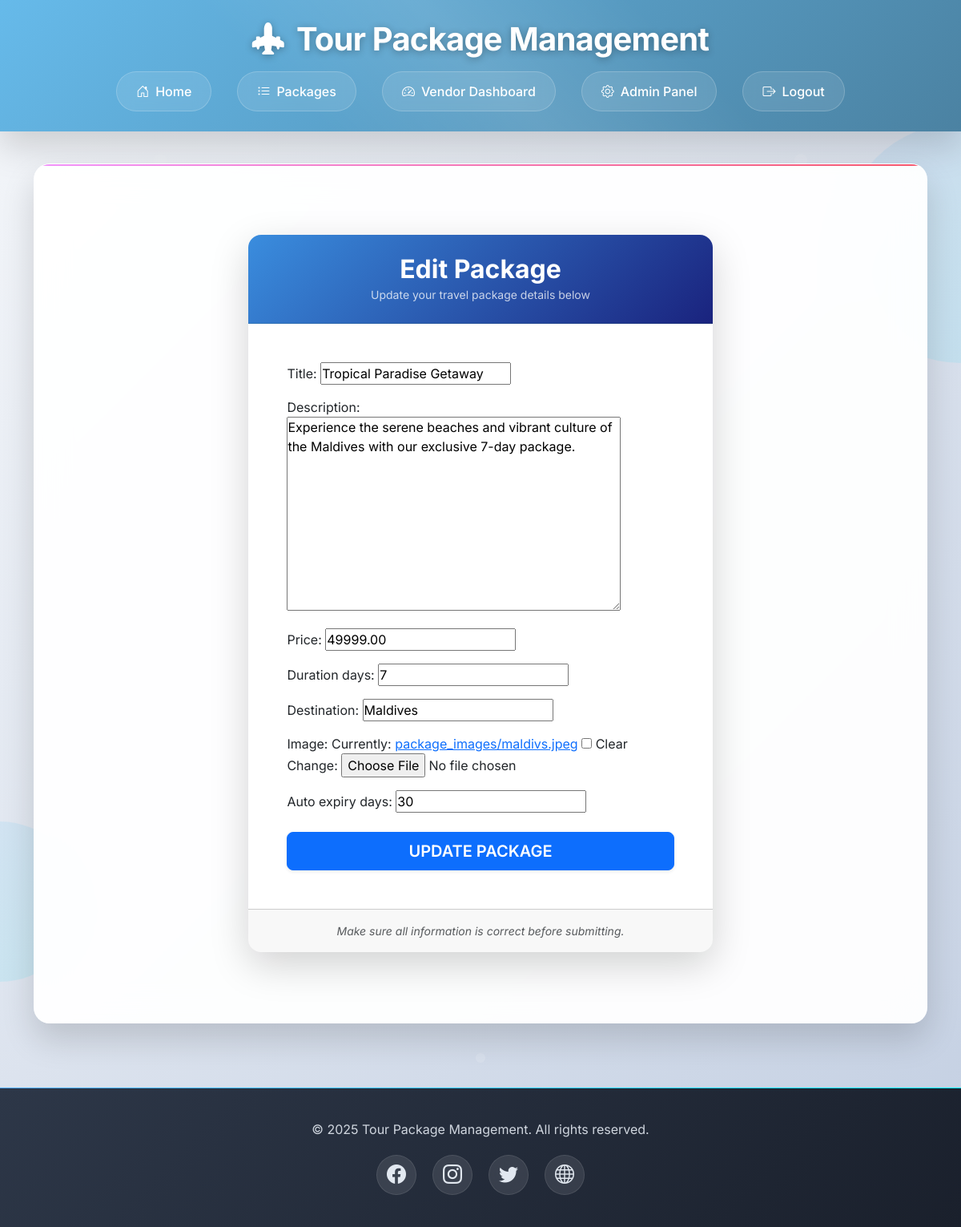
/vendor/edit/3/ (signed in), run on the app's committed database.
### travel/models.py (models this page shows, shortened)
class Package(models.Model):
    vendor = models.ForeignKey(User, on_delete=models.CASCADE, related_name='vendor_packages')
    title = models.CharField(max_length=200)
    description = models.TextField()
    price = models.DecimalField(max_digits=10, decimal_places=2)
    duration_days = models.IntegerField()
    destination = models.CharField(max_length=100)
    image = models.ImageField(upload_to='package_images/', null=True, blank=True)
    created_at = models.DateTimeField(auto_now_add=True)
    auto_expiry_days = models.IntegerField(default=30)
    approved = models.BooleanField(default=False)

### travel/views.py (the view)
# urls.py: path('vendor/edit/<int:pk>/', views.edit_package, name='edit_package'),
@login_required
def edit_package(request, pk):
    package = get_object_or_404(Package, pk=pk, vendor=request.user)
    if request.method == 'POST':
        form = PackageForm(request.POST, request.FILES, instance=package)
        if form.is_valid():
            form.save()
            messages.success(request, "Package updated successfully.")
            return redirect('vendor_dashboard')
    else:
        form = PackageForm(instance=package)
    return render(request, 'travel/edit_package.html', {'form': form})

### travel/forms.py
class PackageForm(forms.ModelForm):
    class Meta:
        model = Package
        exclude = ['vendor', 'created_at', 'approved']

### travel/templates/travel/edit_package.html (shortened to what this page needs)
{% extends 'travel/base.html' %}
{% block content %}
<div class="container my-5">
  <div class="row justify-content-center">
    <div class="col-lg-7 col-md-9">
      <div class="card border-0 shadow-lg rounded-4">
        <div class="card-header bg-gradient-primary text-white text-center py-4 rounded-top-4">
          <h2 class="mb-0 fw-bold">Edit Package</h2>
          <small class="opacity-75">Update your travel package details below</small>
        </div>
        <div class="card-body p-5">
          <form method="post" enctype="multipart/form-data" novalidate>
            {{ form.as_p }}
            <div class="d-grid mt-4">
              <button type="submit" class="btn btn-primary btn-lg shadow-sm text-uppercase fw-semibold">
                Update Package
              </button>
            </div>
          </form>
        </div>
        <div class="card-footer text-center text-muted small fst-italic py-3 rounded-bottom-4">
          Make sure all information is correct before submitting.
        </div>
      </div>
    </div>
  </div>
</div>
{% endblock %}

### travel/templates/travel/base.html (style rules this page uses)
:root { --primary-gradient: linear-gradient(135deg, #66baea 0%, #4b82a2 100%); --secondary-gradient: linear-gradient(135deg, #f093fb 0%, #f5576c 100%); --accent-gradient: linear-gradient(135deg, #4facfe 0%, #00f2fe 100%); --dark-gradient: linear-gradient(135deg, #2d3748 0%, #1a202c 100%); --glass-bg: rgba(255, 255, 255, 0.1); --glass-border: rgba(255, 255, 255, 0.2); --text-primary: #2d3748; --text-secondary: #4a5568; --shadow-light: 0 10px 25px rgba(0, 0, 0, 0.1); --shadow-medium: 0 20px 40px rgba(0, 0, 0, 0.15); --shadow-heavy: 0 30px 60px rgba(0, 0, 0, 0.2); }
* { margin: 0; padding: 0; box-sizing: border-box; }
body { font-family: 'Inter', sans-serif; background: linear-gradient(135deg, #f5f7fa 0%, #c3cfe2 100%); min-height: 100vh; overflow-x: hidden; position: relative; }
body::before { content: ''; position: fixed; top: 0; left: 0; width: 100%; height: 100%; pointer-events: none; z-index: -1; animation: float 20s ease-in-out infinite; }

### travel/templates/travel/edit_package.html (style rules this page uses)
.bg-gradient-primary { background: linear-gradient(135deg, #3a8dde 0%, #1a237e 100%); }

### data on the page
Package: title "Tropical Paradise Getaway", description "Experience the serene beaches and vibrant culture of the Maldives with our exclusive 7-day package.", price "49999.00", duration_days "7", destination "Maldives", auto_expiry_days "30"
